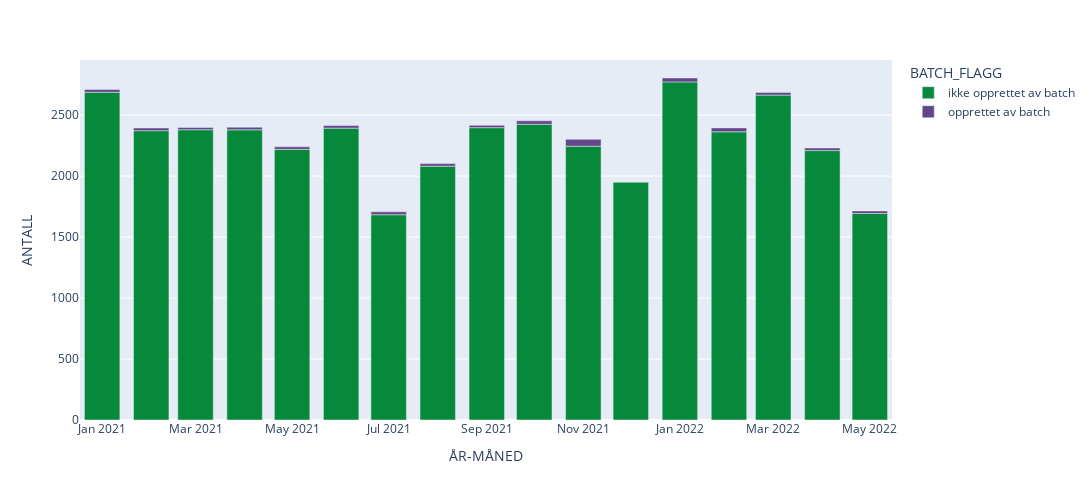

Write notebook code for a chart like this one.
### Markdown cell above
# Opprettet av batch

### Code cell
df_man_batch = df_man.groupby(["ÅR-MÅNED", "BATCH_FLAGG"], as_index=False).ANTALL.sum()

fig = px.bar(df_man_batch, "ÅR-MÅNED", "ANTALL", color="BATCH_FLAGG", color_discrete_sequence=nav_colors[2:])
fig.update_layout(
    autosize=False,
    width=1300,
    height=500,)
figs["man_batch"] = fig
fig.show()

### Figure 1 — Plotly figure (JSON) as saved in the notebook; plotly's stock layout.template omitted (floating-point values rounded to 4 significant figures)
{"data": [{"alignmentgroup": "True", "hovertemplate": "BATCH_FLAGG=ikke opprettet av batch<br>ÅR-MÅNED=%{x}<br>ANTALL=%{y}<extra></extra>", "legendgroup": "ikke opprettet av batch", "marker": {"color": "#06893A", "pattern": {"shape": ""}}, "name": "ikke opprettet av batch", "offsetgroup": "ikke opprettet av batch", "orientation": "v", "showlegend": true, "textposition": "auto", "type": "bar", "x": ["2021-1", "2021-10", "2021-11", "2021-12", "2021-2", "2021-3", "2021-4", "2021-5", "2021-6", "2021-7", "2021-8", "2021-9", "2022-1", "2022-2", "2022-3", "2022-4", "2022-5"], "xaxis": "x", "y": [2687, 2425, 2245, 1949, 2372, 2380, 2379, 2219, 2393, 1683, 2081, 2397, 2772, 2363, 2664, 2209, 1693], "yaxis": "y"}, {"alignmentgroup": "True", "hovertemplate": "BATCH_FLAGG=opprettet av batch<br>ÅR-MÅNED=%{x}<br>ANTALL=%{y}<extra></extra>", "legendgroup": "opprettet av batch", "marker": {"color": "#634689", "pattern": {"shape": ""}}, "name": "opprettet av batch", "offsetgroup": "opprettet av batch", "orientation": "v", "showlegend": true, "textposition": "auto", "type": "bar", "x": ["2021-1", "2021-10", "2021-11", "2021-2", "2021-3", "2021-4", "2021-5", "2021-6", "2021-7", "2021-8", "2021-9", "2022-1", "2022-2", "2022-3", "2022-4", "2022-5"], "xaxis": "x", "y": [23, 28, 56, 22, 18, 22, 21, 21, 24, 21, 19, 32, 32, 22, 21, 21], "yaxis": "y"}], "layout": {"autosize": false, "barmode": "relative", "height": 500, "legend": {"title": {"text": "BATCH_FLAGG"}, "tracegroupgap": 0}, "margin": {"t": 60}, "width": 1300, "xaxis": {"anchor": "y", "autorange": true, "domain": [0, 1], "range": ["2020-12-18", "2022-05-15"], "title": {"text": "ÅR-MÅNED"}, "type": "date"}, "yaxis": {"anchor": "x", "autorange": true, "domain": [0, 1], "range": [0, 2952.0], "title": {"text": "ANTALL"}, "type": "linear"}}}
